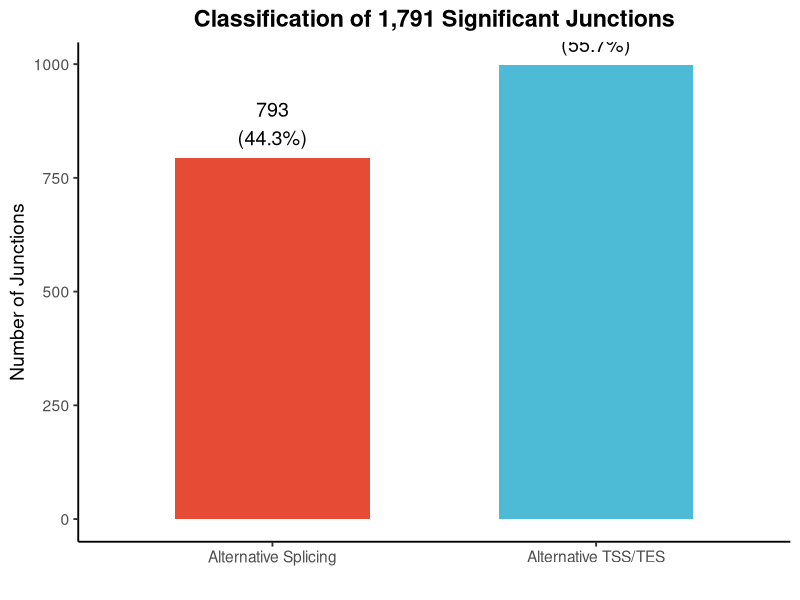
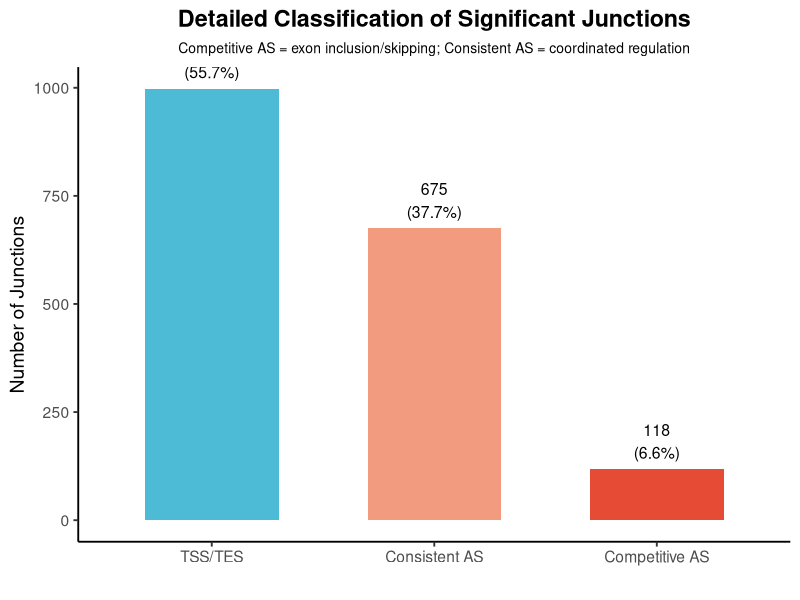
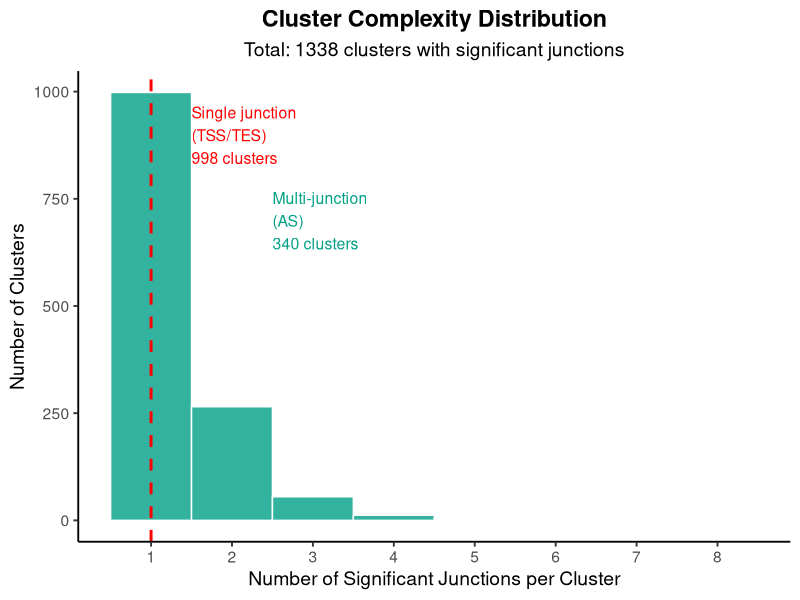
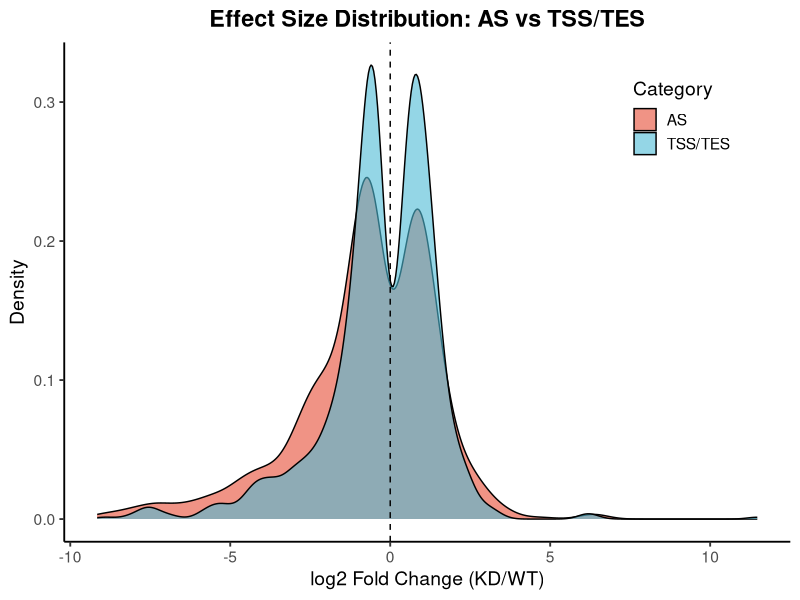
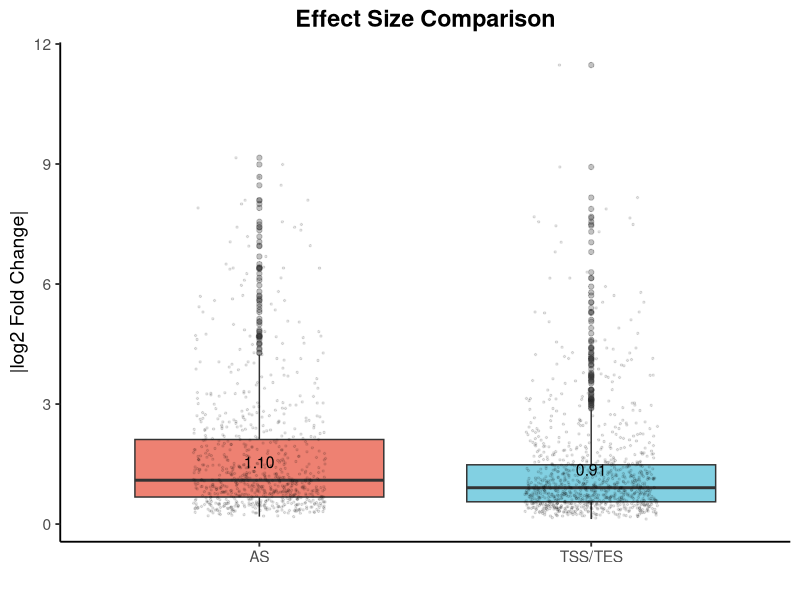
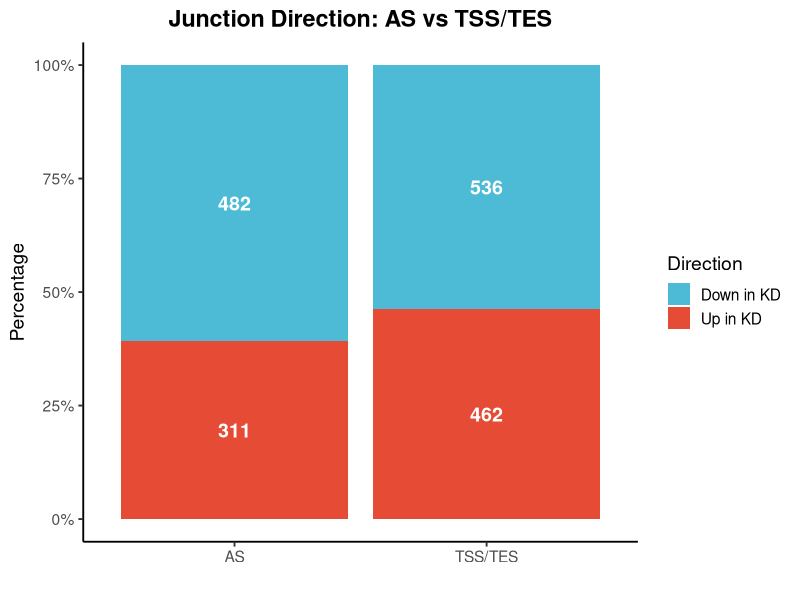

The R source for these figures, in order:
#!/usr/bin/env Rscript

library(ggplot2)

# 读取数据
results <- read.table("data/leafcutter/edgeR_diff_junctions.txt",
                      header=TRUE, sep="\t", row.names=1)
sig <- results[results$FDR < 0.05, ]
sig$junction <- rownames(sig)
sig$cluster <- sub(".*:(clu_[0-9]+)_.*", "\\1", sig$junction)

# 分类
cluster_counts <- table(sig$cluster)
sig$type <- ifelse(sig$cluster %in% names(cluster_counts[cluster_counts > 1]), 
                   "AS", "TSS/TES")

# 进一步细分AS
competitive_clusters <- character()
for (clu in names(cluster_counts[cluster_counts > 1])) {
  junc <- sig[sig$cluster == clu, ]
  if (sum(junc$logFC > 0) > 0 && sum(junc$logFC < 0) > 0) {
    competitive_clusters <- c(competitive_clusters, clu)
  }
}
sig$subtype <- sig$type
sig$subtype[sig$cluster %in% competitive_clusters] <- "Competitive AS"
sig$subtype[sig$type == "AS" & !(sig$cluster %in% competitive_clusters)] <- "Consistent AS"

dir.create("results/figures", showWarnings=FALSE)

# ============================================
# 图1: AS vs TSS/TES分类
# ============================================

cat("Generating Figure 1: AS vs TSS/TES classification...\n")

# 统计
type_counts <- data.frame(
  Category = c("Alternative Splicing", "Alternative TSS/TES"),
  Count = c(sum(sig$type == "AS"), sum(sig$type == "TSS/TES")),
  Percent = c(
    sum(sig$type == "AS") / nrow(sig) * 100,
    sum(sig$type == "TSS/TES") / nrow(sig) * 100
  )
)

# 柱状图
pdf("results/figures/fig1_AS_vs_TSS.pdf", width=8, height=6)
ggplot(type_counts, aes(x=Category, y=Count, fill=Category)) +
  geom_bar(stat="identity", width=0.6) +
  geom_text(aes(label=paste0(Count, "\n(", sprintf("%.1f", Percent), "%)")),
            vjust=-0.3, size=5) +
  scale_fill_manual(values=c("Alternative Splicing"="#E64B35", 
                             "Alternative TSS/TES"="#4DBBD5")) +
  labs(title="Classification of 1,791 Significant Junctions",
       x="", y="Number of Junctions") +
  theme_classic(base_size=14) +
  theme(legend.position="none",
        plot.title=element_text(hjust=0.5, face="bold"))
dev.off()

# 带细分的版本
subtype_counts <- data.frame(
  Category = c("Competitive AS", "Consistent AS", "TSS/TES"),
  Count = c(
    sum(sig$subtype == "Competitive AS"),
    sum(sig$subtype == "Consistent AS"),
    sum(sig$subtype == "TSS/TES")
  )
)
subtype_counts$Percent <- subtype_counts$Count / nrow(sig) * 100

pdf("results/figures/fig1_detailed.pdf", width=10, height=6)
ggplot(subtype_counts, aes(x=reorder(Category, -Count), y=Count, fill=Category)) +
  geom_bar(stat="identity", width=0.6) +
  geom_text(aes(label=paste0(Count, "\n(", sprintf("%.1f", Percent), "%)")),
            vjust=-0.3, size=4) +
  scale_fill_manual(values=c("Competitive AS"="#E64B35",
                             "Consistent AS"="#F39B7F",
                             "TSS/TES"="#4DBBD5")) +
  labs(title="Detailed Classification of Significant Junctions",
       subtitle="Competitive AS = exon inclusion/skipping; Consistent AS = coordinated regulation",
       x="", y="Number of Junctions") +
  theme_classic(base_size=14) +
  theme(legend.position="none",
        plot.title=element_text(hjust=0.5, face="bold"),
        plot.subtitle=element_text(hjust=0.5, size=10))
dev.off()

# ============================================
# 图2: Cluster复杂度分布
# ============================================

cat("Generating Figure 2: Cluster complexity distribution...\n")

complexity <- data.frame(
  n_junctions = as.numeric(cluster_counts),
  cluster = names(cluster_counts)
)

pdf("results/figures/fig2_cluster_complexity.pdf", width=10, height=6)
ggplot(complexity, aes(x=n_junctions)) +
  geom_histogram(binwidth=1, fill="#00A087", color="white", alpha=0.8) +
  geom_vline(xintercept=1, linetype="dashed", color="red", size=1) +
  annotate("text", x=1.5, y=max(table(complexity$n_junctions))*0.9,
           label=paste0("Single junction\n(TSS/TES)\n", sum(cluster_counts==1), " clusters"),
           hjust=0, color="red", size=4) +
  annotate("text", x=2.5, y=max(table(complexity$n_junctions))*0.7,
           label=paste0("Multi-junction\n(AS)\n", sum(cluster_counts>1), " clusters"),
           hjust=0, color="#00A087", size=4) +
  labs(title="Cluster Complexity Distribution",
       subtitle=paste0("Total: ", length(cluster_counts), " clusters with significant junctions"),
       x="Number of Significant Junctions per Cluster",
       y="Number of Clusters") +
  scale_x_continuous(breaks=1:max(complexity$n_junctions)) +
  theme_classic(base_size=14) +
  theme(plot.title=element_text(hjust=0.5, face="bold"),
        plot.subtitle=element_text(hjust=0.5))
dev.off()

# ============================================
# 图4: LogFC分布对比 (AS vs TSS/TES)
# ============================================

cat("Generating Figure 4: LogFC distribution comparison...\n")

pdf("results/figures/fig4_logFC_comparison.pdf", width=10, height=6)

# 密度图
ggplot(sig, aes(x=logFC, fill=type)) +
  geom_density(alpha=0.6) +
  geom_vline(xintercept=0, linetype="dashed", color="black") +
  scale_fill_manual(values=c("AS"="#E64B35", "TSS/TES"="#4DBBD5"),
                    name="Category") +
  labs(title="Effect Size Distribution: AS vs TSS/TES",
       x="log2 Fold Change (KD/WT)",
       y="Density") +
  theme_classic(base_size=14) +
  theme(plot.title=element_text(hjust=0.5, face="bold"),
        legend.position=c(0.85, 0.85))

dev.off()

# 箱线图版本
pdf("results/figures/fig4_logFC_boxplot.pdf", width=8, height=6)

sig$direction <- ifelse(sig$logFC > 0, "Up in KD", "Down in KD")

ggplot(sig, aes(x=type, y=abs(logFC), fill=type)) +
  geom_boxplot(alpha=0.7, outlier.alpha=0.3) +
  geom_jitter(width=0.2, alpha=0.1, size=0.5) +
  scale_fill_manual(values=c("AS"="#E64B35", "TSS/TES"="#4DBBD5")) +
  labs(title="Effect Size Comparison",
       x="", y="|log2 Fold Change|") +
  theme_classic(base_size=14) +
  theme(plot.title=element_text(hjust=0.5, face="bold"),
        legend.position="none") +
  stat_summary(fun=median, geom="text", aes(label=sprintf("%.2f", ..y..)),
               vjust=-1, size=4, color="black")

dev.off()

# 方向性对比
direction_summary <- aggregate(junction ~ type + direction, sig, length)
colnames(direction_summary)[3] <- "count"

pdf("results/figures/fig4_direction.pdf", width=8, height=6)

ggplot(direction_summary, aes(x=type, y=count, fill=direction)) +
  geom_bar(stat="identity", position="fill") +
  geom_text(aes(label=count), position=position_fill(vjust=0.5), 
            color="white", size=5, fontface="bold") +
  scale_fill_manual(values=c("Up in KD"="#E64B35", "Down in KD"="#4DBBD5"),
                    name="Direction") +
  scale_y_continuous(labels=scales::percent) +
  labs(title="Junction Direction: AS vs TSS/TES",
       x="", y="Percentage") +
  theme_classic(base_size=14) +
  theme(plot.title=element_text(hjust=0.5, face="bold"))

dev.off()

cat("\n=== Figures generated ===\n")
cat("results/figures/fig1_AS_vs_TSS.pdf - Main classification\n")
cat("results/figures/fig1_detailed.pdf - With AS subtypes\n")
cat("results/figures/fig2_cluster_complexity.pdf - Cluster distribution\n")
cat("results/figures/fig4_logFC_comparison.pdf - Effect size density\n")
cat("results/figures/fig4_logFC_boxplot.pdf - Effect size boxplot\n")
cat("results/figures/fig4_direction.pdf - Up/Down comparison\n")
